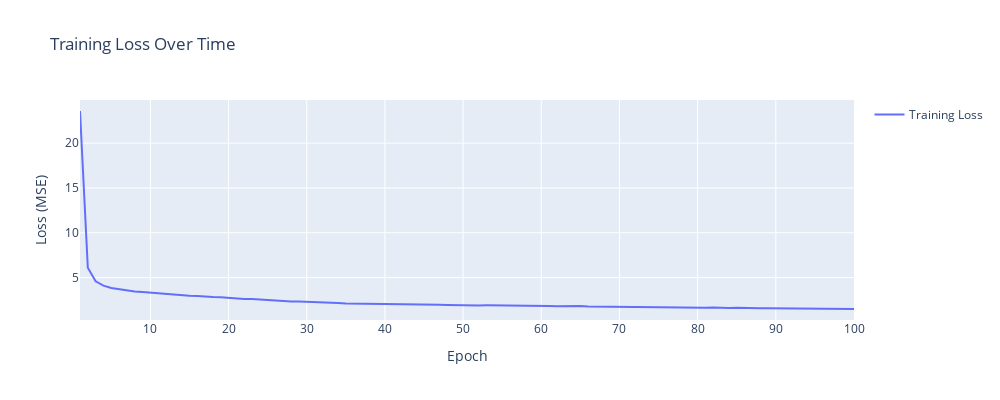

The notebook cell saved with this chart:
### Code cell
# --- Final Model Training on Full Dataset ---
# The loss in this code represents the Mean Squared Error (MSE) between predicted and actual values
# MSE measures how far off our price predictions are from the true prices by:
# 1. Taking the difference between predicted and actual prices
# 2. Squaring these differences (to make all values positive and penalize larger errors more)
# 3. Taking the average across all predictions
# A lower MSE means our model is making more accurate price predictions
print("\n--- Training Final Model on Entire Dataset ---")

# 1. Create and fit the final scaler on all data
final_scaler = StandardScaler()
X_scaled = final_scaler.fit_transform(X)

# 2. Convert full dataset to tensors
X_tensor = torch.tensor(X_scaled, dtype=torch.float32)
y_tensor = torch.tensor(y, dtype=torch.float32)

# 3. DataLoader for final training
full_dataset = TensorDataset(X_tensor, y_tensor)
full_loader = DataLoader(full_dataset, batch_size=best_config['batch_size'], shuffle=True)

# 4. Create the final model
final_model = Net(input_size=len(features)).to(device)
criterion = nn.MSELoss()  # Mean Squared Error loss function
optimizer = torch.optim.Adam(final_model.parameters(), 
                           lr=best_config['lr'],
                           weight_decay=best_config['weight_decay'])

# 5. Train the final model on all data
final_model.train()
best_loss = float('inf')  # Track best (lowest) MSE seen so far
patience_counter = 0
loss_history = []  # Track loss values for plotting

for epoch in range(best_config['epochs']):
    epoch_loss = 0  # Accumulate MSE across all batches in epoch
    for i, (batch_X, batch_y) in enumerate(full_loader):
        batch_X, batch_y = batch_X.to(device), batch_y.to(device)

        # Forward pass - get predictions and compute MSE
        outputs = final_model(batch_X)
        loss = criterion(outputs, batch_y)  # Calculate MSE for this batch
        epoch_loss += loss.item()

        # Backward and optimize - update model to reduce MSE
        optimizer.zero_grad()
        loss.backward()
        optimizer.step()
    
    # Calculate average MSE across all batches
    avg_loss = epoch_loss/len(full_loader)
    loss_history.append(avg_loss)  # Store loss for plotting
    
    # Early stopping - if MSE stops improving, prevent overfitting
    if avg_loss < best_loss:
        best_loss = avg_loss
        patience_counter = 0
    else:
        patience_counter += 1
        
    if patience_counter >= best_config['patience']:
        print(f"Early stopping at epoch {epoch+1}")
        break

    # Print progress every 10 epochs
    if (epoch + 1) % 10 == 0:
        print(f"Epoch [{epoch+1}/{best_config['epochs']}], Loss (MSE): {avg_loss:.4f}")

fig = go.Figure()
fig.add_trace(go.Scatter(
    x=list(range(1, len(loss_history) + 1)),
    y=loss_history,
    mode='lines',
    name='Training Loss'
))

fig.update_layout(
    title='Training Loss Over Time',
    xaxis_title='Epoch',
    yaxis_title='Loss (MSE)',
    showlegend=True,
    width=1000,
    height=400
)

fig.show()

### Figure 1 — Plotly figure (JSON) as saved in the notebook; plotly's stock layout.template omitted (floating-point values rounded to 4 significant figures)
{"data": [{"mode": "lines", "name": "Training Loss", "type": "scatter", "x": [1, 2, 3, 4, 5, 6, 7, 8, 9, 10, 11, 12, 13, 14, 15, 16, 17, 18, 19, 20, 21, 22, 23, 24, 25, 26, 27, 28, 29, 30, 31, 32, 33, 34, 35, 36, 37, 38, 39, 40, 41, 42, 43, 44, 45, 46, 47, 48, 49, 50, 51, 52, 53, 54, 55, 56, 57, 58, 59, 60, 61, 62, 63, 64, 65, 66, 67, 68, 69, 70, 71, 72, 73, 74, 75, 76, 77, 78, 79, 80, 81, 82, 83, 84, 85, 86, 87, 88, 89, 90, 91, 92, 93, 94, 95, 96, 97, 98, 99, 100], "y": [23.58, 6.106, 4.582, 4.109, 3.839, 3.699, 3.571, 3.458, 3.385, 3.305, 3.224, 3.15, 3.112, 3.02, 2.967, 2.947, 2.864, 2.825, 2.8, 2.715, 2.702, 2.623, 2.601, 2.533, 2.506, 2.457, 2.412, 2.335, 2.339, 2.287, 2.276, 2.225, 2.17, 2.163, 2.121, 2.104, 2.095, 2.057, 2.061, 2.01, 1.988, 2.004, 1.982, 1.973, 1.959, 1.982, 1.962, 1.956, 1.925, 1.917, 1.903, 1.898, 1.904, 1.905, 1.876, 1.884, 1.858, 1.852, 1.838, 1.847, 1.838, 1.813, 1.828, 1.816, 1.821, 1.787, 1.774, 1.761, 1.752, 1.773, 1.735, 1.736, 1.747, 1.718, 1.707, 1.691, 1.714, 1.674, 1.668, 1.647, 1.642, 1.66, 1.613, 1.612, 1.63, 1.589, 1.604, 1.57, 1.575, 1.572, 1.557, 1.535, 1.549, 1.529, 1.509, 1.529, 1.513, 1.498, 1.512, 1.505]}], "layout": {"height": 400, "showlegend": true, "title": {"text": "Training Loss Over Time"}, "width": 1000, "xaxis": {"title": {"text": "Epoch"}}, "yaxis": {"title": {"text": "Loss (MSE)"}}}}
